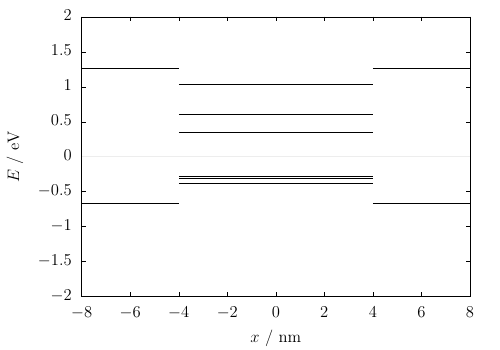

Generate this figure with gnuplot:
reset
set term epslatex standalone 12
unset key
set xlabel '$x$ / nm'
set ylabel '$E$ / eV'
x_1 = 4
x_2 = 8
gap = 1.4
offset_1 = 1
offset_2 = 0.3
set xrange [-8:8]
set yrange [-2:2]
set arrow nohead from -x_2,-1.92/2+offset_2 to -x_1,-1.92/2+offset_2 lc rgb 'black'
set arrow nohead from x_1,-1.92/2+offset_2 to x_2,-1.92/2+offset_2 lc rgb 'black'
set arrow nohead from -x_2,1.92/2+offset_2 to -x_1,1.92/2+offset_2 lc rgb 'black'
set arrow nohead from x_1,1.92/2+offset_2 to x_2,1.92/2+offset_2 lc rgb 'black'
set arrow nohead from -x_1,1.92/2-offset_1+(6.63e-34/2/pi)**2/(2*0.068*9.11e-31)*(pi/(2*x_1*1e-9))**2/1.6e-19+offset_2 to x_1,1.92/2-offset_1+(6.63e-34/2/pi)**2/(2*0.068*9.11e-31)*(pi/(2*x_1*1e-9))**2/1.6e-19+offset_2 lc rgb 'black'
set arrow nohead from -x_1,1.92/2-offset_1+(6.63e-34/2/pi)**2/(2*0.068*9.11e-31)*(2*pi/(2*x_1*1e-9))**2/1.6e-19+offset_2 to x_1,1.92/2-offset_1+(6.63e-34/2/pi)**2/(2*0.068*9.11e-31)*(2*pi/(2*x_1*1e-9))**2/1.6e-19+offset_2 lc rgb 'black'
set arrow nohead from -x_1,1.92/2-offset_1+(6.63e-34/2/pi)**2/(2*0.068*9.11e-31)*(3*pi/(2*x_1*1e-9))**2/1.6e-19+offset_2 to x_1,1.92/2-offset_1+(6.63e-34/2/pi)**2/(2*0.068*9.11e-31)*(3*pi/(2*x_1*1e-9))**2/1.6e-19+offset_2 lc rgb 'black'

set arrow nohead from -x_1,-1.92/2+(1.4-offset_1)-(6.63e-34/2/pi)**2/(2*0.45*9.11e-31)*(pi/(2*x_1*1e-9))**2/1.6e-19+offset_2 to x_1,-1.92/2+(1.4-offset_1)-(6.63e-34/2/pi)**2/(2*0.45*9.11e-31)*(pi/(2*x_1*1e-9))**2/1.6e-19+offset_2 lc rgb 'black'
set arrow nohead from -x_1,-1.92/2+(1.4-offset_1)-(6.63e-34/2/pi)**2/(2*0.45*9.11e-31)*(2*pi/(2*x_1*1e-9))**2/1.6e-19+offset_2 to x_1,-1.92/2+(1.4-offset_1)-(6.63e-34/2/pi)**2/(2*0.45*9.11e-31)*(2*pi/(2*x_1*1e-9))**2/1.6e-19+offset_2 lc rgb 'black'
set arrow nohead from -x_1,-1.92/2+(1.4-offset_1)-(6.63e-34/2/pi)**2/(2*0.45*9.11e-31)*(3*pi/(2*x_1*1e-9))**2/1.6e-19+offset_2 to x_1,-1.92/2+(1.4-offset_1)-(6.63e-34/2/pi)**2/(2*0.45*9.11e-31)*(3*pi/(2*x_1*1e-9))**2/1.6e-19+offset_2 lc rgb 'black'

set output '1-bandstructure.tex'
plot 0 lc rgb "#EEEEEE"
set output
